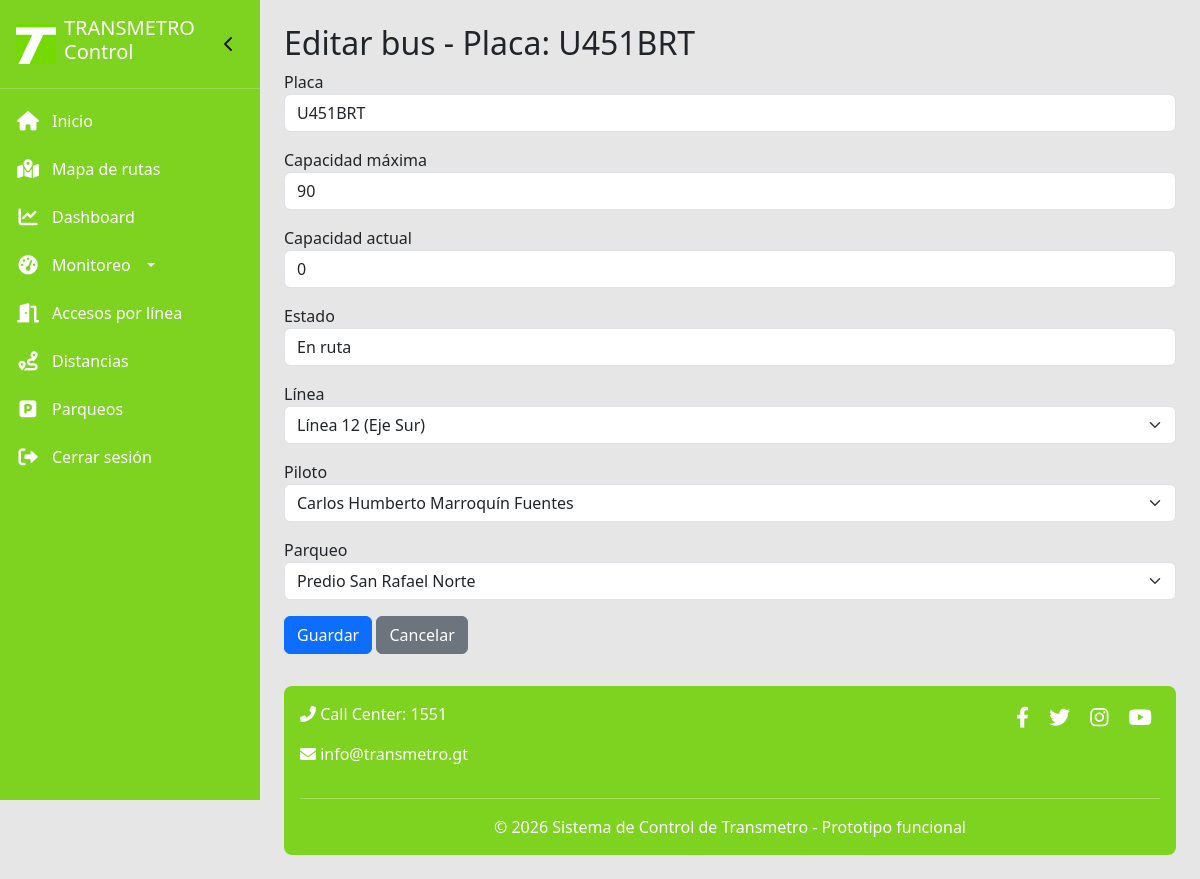
The page /buses/editar/1 (signed in) on the database its author committed.
### models.py (models this page shows)
class Bus(db.Model):
    __tablename__ = 'buses'
    id = db.Column(db.Integer, primary_key=True)
    placa = db.Column(db.String(10), unique=True, nullable=False)
    capacidad_max = db.Column(db.Integer, nullable=False)
    capacidad_actual = db.Column(db.Integer, default=0)
    estado = db.Column(db.String(20), default='Disponible')
    linea_id = db.Column(db.Integer, db.ForeignKey('lineas.id'), nullable=True)
    piloto_id = db.Column(db.Integer, db.ForeignKey('pilotos.id'), nullable=False)
    parqueo_id = db.Column(db.Integer, db.ForeignKey('parqueos.id'), nullable=True)
    linea = db.relationship('Linea', backref='buses')
    piloto = db.relationship('Piloto', backref='buses')

### app.py (the view, shortened to what this page needs)
@app.route('/buses/editar/<int:bus_id>', methods=['GET', 'POST'])
@login_required
def editar_bus(bus_id):
    bus = Bus.query.get_or_404(bus_id)
    form = BusForm(obj=bus)
    form.linea_id.choices = [(l.id, l.nombre) for l in Linea.query.all()]
    form.linea_id.choices.insert(0, (0, '-- Sin línea --'))
    form.piloto_id.choices = [(p.id, p.nombre) for p in Piloto.query.all()]
    form.parqueo_id.choices = [(pq.id, pq.ubicacion) for pq in Parqueo.query.all()]
    form.parqueo_id.choices.insert(0, (0, '-- Sin parqueo --'))
    return render_template('editar_bus.html', form=form, bus=bus)

### forms.py
class BusForm(FlaskForm):
    placa = StringField('Placa', validators=[DataRequired()])
    capacidad_max = IntegerField('Capacidad máxima', validators=[DataRequired()])
    capacidad_actual = IntegerField('Capacidad actual', validators=[Optional()])
    estado = StringField('Estado', validators=[Optional()])
    linea_id = SelectField('Línea', coerce=int, validators=[Optional()])
    piloto_id = SelectField('Piloto', coerce=int, validators=[DataRequired()])
    parqueo_id = SelectField('Parqueo', coerce=int, validators=[Optional()])
    submit = SubmitField('Guardar')

### app.py (called while the page is built)
@login_manager.user_loader
def load_user(user_id):
    return Admin.query.get(int(user_id))

### templates/editar_bus.html (shortened to what this page needs)
{% extends "base.html" %}
{% block content %}
<h2>Editar bus - Placa: {{ bus.placa }}</h2>
<form method="post">
    <div class="mb-3">{{ form.placa.label }} {{ form.placa(class="form-control") }}</div>
    <div class="mb-3">{{ form.capacidad_max.label }} {{ form.capacidad_max(class="form-control") }}</div>
    <div class="mb-3">{{ form.capacidad_actual.label }} {{ form.capacidad_actual(class="form-control") }}</div>
    <div class="mb-3">{{ form.estado.label }} {{ form.estado(class="form-control") }}</div>
    <div class="mb-3">{{ form.linea_id.label }} {{ form.linea_id(class="form-select") }}</div>
    <div class="mb-3">{{ form.piloto_id.label }} {{ form.piloto_id(class="form-select") }}</div>
    <div class="mb-3">{{ form.parqueo_id.label }} {{ form.parqueo_id(class="form-select") }}</div>
    {{ form.submit(class="btn btn-primary") }}
    <a href="{{ url_for('listar_buses') }}" class="btn btn-secondary">Cancelar</a>
</form>
{% endblock %}

### templates/base.html (style rules this page uses)
:root { --verde-transmetro: #7ED321; --azul-transmetro: #2E3E9E; --fondo-claro: #E6E6E6; --blanco: #FFFFFF; }
body { background-color: var(--fondo-claro); font-family: 'Segoe UI', 'Roboto', 'Helvetica Neue', sans-serif; margin: 0; padding: 0; }

### rows shown on the page
Bus: placa "U451BRT", capacidad_max "90", capacidad_actual "0", estado "En ruta", linea_id "Línea 12 (Eje Sur)", piloto_id "Carlos Humberto Marroquín Fuentes", parqueo_id "Predio San Rafael Norte"
